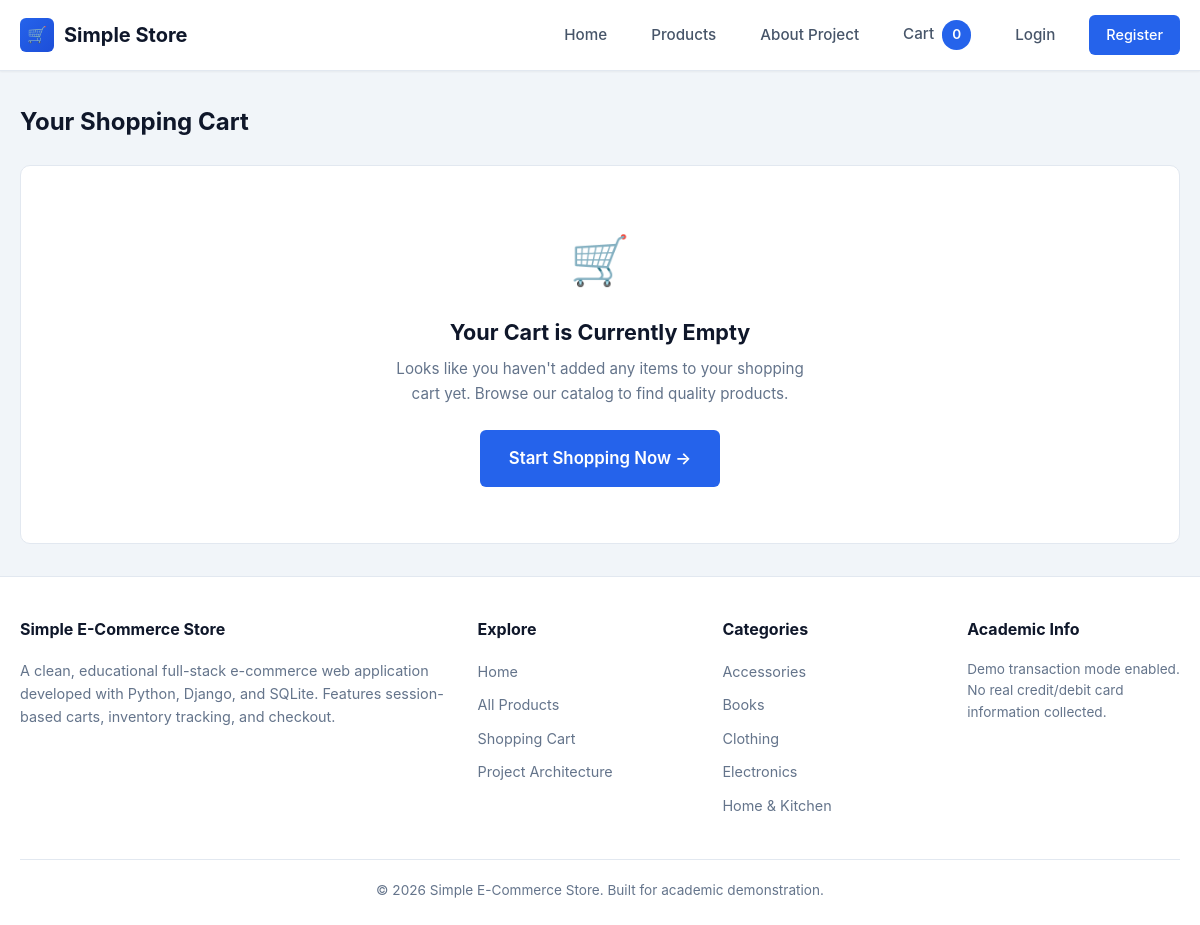
Page /cart/ on the committed database.
### store/models.py (models this page shows, shortened)
class Category(models.Model):
    name = models.CharField(max_length=100, unique=True)
    slug = models.SlugField(max_length=120, unique=True, blank=True)
    description = models.TextField(blank=True)
    created_at = models.DateTimeField(auto_now_add=True)
    class Meta:
        verbose_name = 'category'
        verbose_name_plural = 'categories'
        ordering = ['name']

### store/views.py (the view)
# urls.py: path('cart/', views.cart_detail, name='cart_detail'),
def cart_detail(request):
    cart = Cart(request)
    cart_items = cart.get_items()
    subtotal = cart.get_total_price()
    return render(request, 'cart.html', {
        'cart_items': cart_items,
        'subtotal': subtotal,
        'total_items': len(cart),
    })

### store/cart.py (called while the page is built, shortened)
    def __iter__(self):
        product_ids = [int(pid) for pid in self.cart.keys() if pid.isdigit()]
        products = Product.objects.filter(id__in=product_ids)
        product_map = {p.id: p for p in products}

    def get_items(self):
        return list(self.__iter__())

    def __len__(self):
        return sum(qty for qty in self.cart.values() if isinstance(qty, int))

    def get_total_price(self):
        total = Decimal('0.00')
        for item in self:
            total += item['total_price']
        return total

### store/context_processors.py (called while the page is built)
def cart_context(request):
    cart = Cart(request)
    return {
        'cart': cart,
        'cart_total_items': len(cart),
        'cart_total_price': cart.get_total_price(),
        'all_categories': Category.objects.all(),
    }

### templates/cart.html (shortened to what this page needs)
{% extends 'base.html' %}
{% block content %}
<div class="container">
  <div class="section-header">
    <h1 class="section-title">Your Shopping Cart</h1>
  </div>
  {% if cart_items %}
    <div class="cart-layout" id="cartLayout">
      <div class="cart-card">
        <div style="overflow-x: auto;">
          <table class="cart-table">
            <thead>
              <tr>
                <th>Product</th>
                <th>Price</th>
                <th>Quantity</th>
                <th>Subtotal</th>
                <th>Action</th>
              </tr>
            </thead>
            <tbody>
              {% for item in cart_items %}
                <tr id="cartRow-{{ item.product.id }}">
                  <td>
                    <div class="cart-product-info">
                      <div class="cart-product-img">
                        {% if item.product.image %}
                          <img src="{{ item.product.image.url }}" alt="{{ item.product.name }}">
                        {% else %}
                          <span>📦</span>
                        {% endif %}
                      </div>
                      <div>
                        <div class="cart-product-name">
                          <a href="{{ item.product.get_absolute_url }}">{{ item.product.name }}</a>
                        </div>
                        <div class="cart-product-category">{{ item.product.category.name }}</div>
                      </div>
                    </div>
                  </td>
                  <td class="cart-unit-price">${{ item.price }}</td>
                  <td>
                    <form action="{% url 'store:cart_update' item.product.id %}" method="post" style="display: flex; align-items: center; gap: 0.5rem;">
                      {% csrf_token %}
                      <div class="quantity-control" style="height: 32px;">
                        <input
                          type="number"
                          name="quantity"
                          value="{{ item.quantity }}"
                          min="1"
                          max="{{ item.product.stock }}"
                          class="qty-input"
                          style="width: 44px; height: 32px; font-size: 0.9rem;"
                          required
                        >
                      </div>
                      <button type="submit" class="btn btn-outline btn-sm" title="Update Quantity">Update</button>
                    </form>
                    <small style="color: var(--color-text-muted); font-size: 0.75rem;">Max: {{ item.product.stock }}</small>
                  </td>
                  <td class="cart-item-total">${{ item.total_price }}</td>
                  <td>
                    <a
                      href="{% url 'store:cart_remove' item.product.id %}"
                      class="btn btn-outline btn-sm"
                      style="color: var(--color-danger); border-color: var(--color-danger-border);"
                      data-confirm="Remove '{{ item.product.name }}' from your cart?"
                    >
                      Remove
                    </a>
                  </td>
                </tr>
              {% endfor %}
            </tbody>
          </table>
        </div>
        <div class="cart-actions-row">
          <a href="{% url 'store:product_list' %}" class="btn btn-outline">
            &larr; Continue Shopping
          </a>
          <a
            href="{% url 'store:cart_clear' %}"
            class="btn btn-outline"
            style="color: var(--color-danger); border-color: var(--color-danger-border);"
            data-confirm="Are you sure you want to clear your entire cart?"
          >
            Clear Cart
          </a>
        </div>
      </div>
      <div class="summary-card">
        <h2 class="summary-title">Order Summary</h2>
        <div class="summary-row">
          <span>Subtotal</span>
          <span style="font-weight: 600;">${{ subtotal }}</span>
        </div>
        <div class="summary-row">
          <span>Shipping & Handling</span>
          <span style="color: var(--color-success); font-weight: 600;">FREE</span>
        </div>
        <div class="summary-row">
          <span>Tax</span>
          <span>$0.00</span>
        </div>
        <div class="summary-total-row">
          <span>Total</span>
          <span>${{ subtotal }}</span>
        </div>
        <div class="demo-payment-note">
          <p><strong>Academic Prototype:</strong> No real payment gateway or credit card charges. Checkout places a verified order directly in the database.</p>
        </div>
        {% if user.is_authenticated %}
          <a href="{% url 'store:checkout' %}" class="btn btn-primary btn-block btn-lg" id="btnProceedCheckout">
            Proceed to Checkout &rarr;
          </a>
        {% else %}
          <div style="display: flex; flex-direction: column; gap: 0.75rem;">
            <a href="{% url 'store:login' %}?next={% url 'store:checkout' %}" class="btn btn-primary btn-block btn-lg" id="btnLoginCheckout">
              Login to Checkout &rarr;
            </a>
            <p style="text-align: center; font-size: 0.85rem; color: var(--color-text-muted);">
              New customer? <a href="{% url 'store:register' %}">Create an account</a>
            </p>
          </div>
        {% endif %}
      </div>
    </div>
  {% else %}
    <div class="empty-state" id="emptyCartState">
      <div class="empty-icon">🛒</div>
      <h2 class="empty-title">Your Cart is Currently Empty</h2>
      <p class="empty-text">
        Looks like you haven't added any items to your shopping cart yet.
        Browse our catalog to find quality products.
      </p>
      <a href="{% url 'store:product_list' %}" class="btn btn-primary btn-lg">
        Start Shopping Now &rarr;
      </a>
    </div>
  {% endif %}
</div>
{% endblock %}

### templates/base.html (shortened to what this page needs)
{% load static %}
<!DOCTYPE html>
<html lang="en">
<head>
  <link rel="stylesheet" href="{% static 'css/style.css' %}">
</head>
<body>
  <header class="site-header" id="siteHeader">
    <div class="header-container">
      <a href="{% url 'store:home' %}" class="brand-logo" id="brandLogo">
        <div class="brand-icon">🛒</div>
        <span>Simple Store</span>
      </a>
      <nav class="main-nav" id="mainNav">
        <a href="{% url 'store:home' %}" class="nav-link" id="navHome">Home</a>
        <a href="{% url 'store:product_list' %}" class="nav-link" id="navProducts">Products</a>
        <a href="{% url 'store:about' %}" class="nav-link" id="navAbout">About Project</a>
        <a href="{% url 'store:cart_detail' %}" class="nav-link" id="navCart">
          Cart <span class="nav-cart-badge" id="cartBadge">{{ cart_total_items }}</span>
        </a>
        {% if user.is_authenticated %}
          <a href="{% url 'store:order_list' %}" class="nav-link" id="navOrders">My Orders</a>
          <a href="{% url 'store:profile' %}" class="nav-link" id="navProfile">Profile</a>
          <span class="nav-user-greeting">Hi, {{ user.first_name|default:user.username }}</span>
          <a href="{% url 'store:logout' %}" class="nav-btn nav-btn-outline" id="navLogout">Logout</a>
        {% else %}
          <a href="{% url 'store:login' %}" class="nav-link" id="navLogin">Login</a>
          <a href="{% url 'store:register' %}" class="nav-btn nav-btn-primary" id="navRegister">Register</a>
        {% endif %}
      </nav>
    </div>
  </header>
  <main class="main-wrapper" id="mainContent">
    {% block content %}{% endblock %}
  </main>
  <footer class="site-footer" id="siteFooter">
    <div class="container">
      <div class="footer-grid">
        <div class="footer-col">
          <h4>Simple E-Commerce Store</h4>
          <p>
            A clean, educational full-stack e-commerce web application developed with Python,
            Django, and SQLite. Features session-based carts, inventory tracking, and checkout.
          </p>
        </div>
        <div class="footer-col">
          <h4>Explore</h4>
          <ul class="footer-links">
            <li><a href="{% url 'store:home' %}">Home</a></li>
            <li><a href="{% url 'store:product_list' %}">All Products</a></li>
            <li><a href="{% url 'store:cart_detail' %}">Shopping Cart</a></li>
            <li><a href="{% url 'store:about' %}">Project Architecture</a></li>
          </ul>
        </div>
        <div class="footer-col">
          <h4>Categories</h4>
          <ul class="footer-links">
            {% for cat in all_categories|slice:":5" %}
              <li><a href="{% url 'store:product_list' %}?category={{ cat.slug }}">{{ cat.name }}</a></li>
            {% empty %}
              <li><span>Electronics</span></li>
              <li><span>Clothing</span></li>
              <li><span>Books</span></li>
            {% endfor %}
          </ul>
        </div>
        <div class="footer-col">
          <h4>Academic Info</h4>
          <p style="font-size: 0.85rem; color: var(--color-text-muted);">
            Demo transaction mode enabled. No real credit/debit card information collected.
          </p>
        </div>
      </div>
      <div class="footer-bottom">
        <p>&copy; 2026 Simple E-Commerce Store. Built for academic demonstration.</p>
      </div>
    </div>
  </footer>
</body>
</html>

### rows in the picture
Category: name "Accessories"
Category: name "Books"
Category: name "Clothing"
Category: name "Electronics"
Category: name "Home & Kitchen"

### other values in the picture
{{ cart_total_items }} "0"
